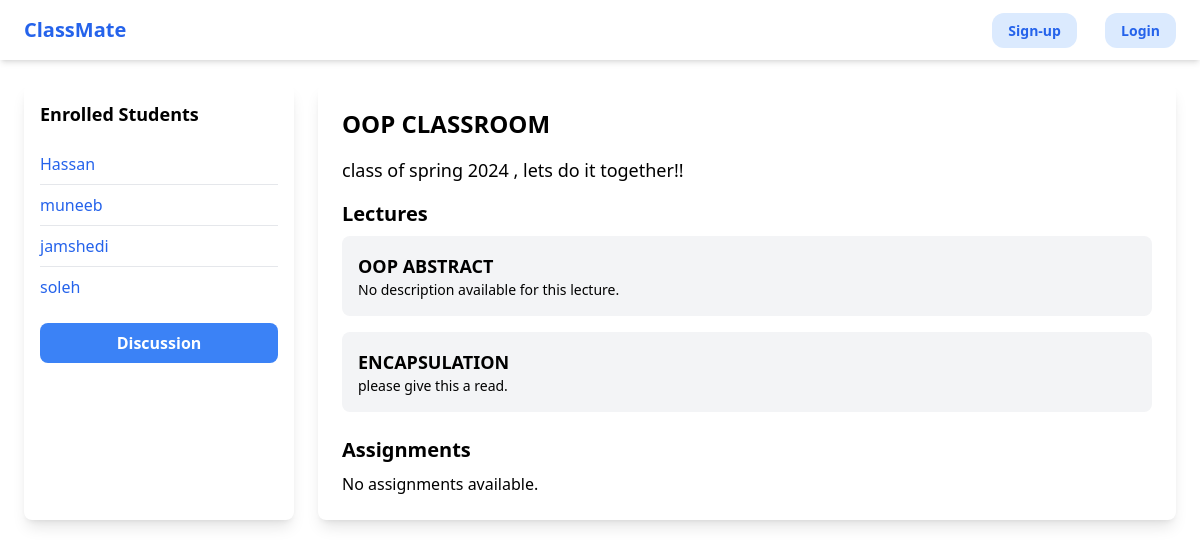
The app's page /classroom/1/ with its own data.
### core/models.py (models this page shows, shortened)
class UserProfile(models.Model):
    user = models.OneToOneField(User, on_delete=models.CASCADE, related_name='profile')
    is_student = models.BooleanField(default=False)
    is_instructor = models.BooleanField(default=False)

### classroom/models.py (models this page shows, shortened)
class Classroom(models.Model):
    instructor = models.ForeignKey(UserProfile, on_delete=models.CASCADE)
    title = models.CharField(max_length=255)
    description = models.TextField()
    code = models.CharField(max_length=20, unique=True)
    def enrolled_students(self):
        students = UserProfile.objects.filter(enrollment__classroom=self)
        return students

class Lecture(models.Model):
    classroom = models.ForeignKey(Classroom, on_delete=models.CASCADE)
    title = models.CharField(max_length=255)
    description = models.TextField(null=True, blank=True)
    content_file = models.FileField(upload_to='lectures/')

### classroom/views.py (the view, shortened to what this page needs)
# urls.py: path('<int:classroom_id>/', views.classroom_detail, name='classroom_detail'),
def classroom_detail(request, classroom_id):
    classroom = get_object_or_404(Classroom, id=classroom_id)
    lectures = Lecture.objects.filter(classroom=classroom)
    assignments = Assignment.objects.filter(classroom=classroom)
    classroom_students = classroom.enrolled_students()
    is_instructor = request.user.is_authenticated and request.user.profile == classroom.instructor
    assignment_creation_form = LectureCreationForm() if is_instructor else None
    lecture_creation_form = LectureCreationForm() if is_instructor else None
    if not classroom_students:
        messages.info(request, "No students are currently enrolled in this classroom.")
    context = {
        'classroom': classroom,
        'lectures': lectures,
        'assignments': assignments,
        'classroom_students': classroom_students,
        'is_instructor': is_instructor,
        'assignment_creation_form': assignment_creation_form,
        'lecture_creation_form': lecture_creation_form
    }
    return render(request, 'classroom/classroom_detail.html', context)

### classroom/templates/classroom/classroom_detail.html (shortened to what this page needs)
{% extends 'core/base.html' %}
{% block content %}
    <div class="grid grid-cols-4 gap-6">
        <div class="col-span-1 bg-white shadow-lg rounded-lg p-4">
            <h3 class="font-semibold text-lg mb-4">Enrolled Students</h3>
            <ul class="divide-y divide-gray-200">
                {% for student in classroom_students %}
                    <li class="py-2 {% if student.id == current_student_id %} bg-gray-100 {% endif %}">
                        <a href="#" class="text-blue-600 hover:text-blue-800 transition duration-150 ease-in-out">{{ student.user.username }}</a>
                    </li>
                {% empty %}
                    <p>No students enrolled.</p>
                {% endfor %}
            </ul>
            <a href="{% url 'classroom:classroom_discussions' classroom.id %}" class="mt-4 inline-block w-full text-center py-2 bg-blue-500 text-white font-semibold rounded-lg hover:bg-blue-600 transition duration-300">Discussion</a>
        </div>
        <div class="col-span-3">
            <div class="bg-white shadow-lg rounded-lg p-6">
                <h1 class="text-2xl font-semibold mb-4">{{ classroom.title }}</h1>
                <p class="text-lg mb-4">{{ classroom.description }}</p>
                <h2 class="text-xl font-semibold mb-2">Lectures</h2>
                <div class="space-y-4">
                    {% for lecture in lectures %}
                        <a href="{% url 'classroom:lecture_detail' lecture.id %}" class="block bg-gray-100 rounded-lg p-4 hover:bg-blue-100 transition duration-300 ease-in-out">
                            <h3 class="text-lg font-semibold">{{ lecture.title }}</h3>
                            <p class="text-sm">
                                {% if lecture.description %}
                                    {{ lecture.description }}
                                {% else %}
                                    No description available for this lecture.
                                {% endif %}
                            </p>
                        </a>
                    {% empty %}
                        <p>No lectures available.</p>
                    {% endfor %}
                </div>
                <h2 class="text-xl font-semibold mt-6 mb-2">Assignments</h2>
                <div class="space-y-4">
                    {% for assignment in assignments %}
                        <a href="{% url 'classroom:assignment_detail' assignment.id %}" class="block bg-gray-100 rounded-lg p-4 hover:bg-blue-100 transition duration-300 ease-in-out">
                            <h3 class="text-lg font-semibold">{{ assignment.title }}</h3>
                            {% if assignment.due_date %}
                                <p class="text-sm text-red-500 font-semibold">Due Date: {{ assignment.due_date }}</p>
                            {% endif %}
                            <p class="text-sm text-green-500 font-semibold">Total Marks: {{ assignment.total_marks }}</p>
                        </a>
                    {% empty %}
                        <p>No assignments available.</p>
                    {% endfor %}
                </div>
            </div>
        </div>
    </div>
{% endblock %}

### records on screen
UserProfile: user.username "Hassan"
UserProfile: user.username "muneeb"
UserProfile: user.username "jamshedi"
UserProfile: user.username "soleh"
Classroom: title "OOP CLASSROOM", description "class of spring 2024 , lets do it together!!"
Lecture: title "OOP ABSTRACT", shows "No description available for this lecture."
Lecture: title "ENCAPSULATION", description "please give this a read."
